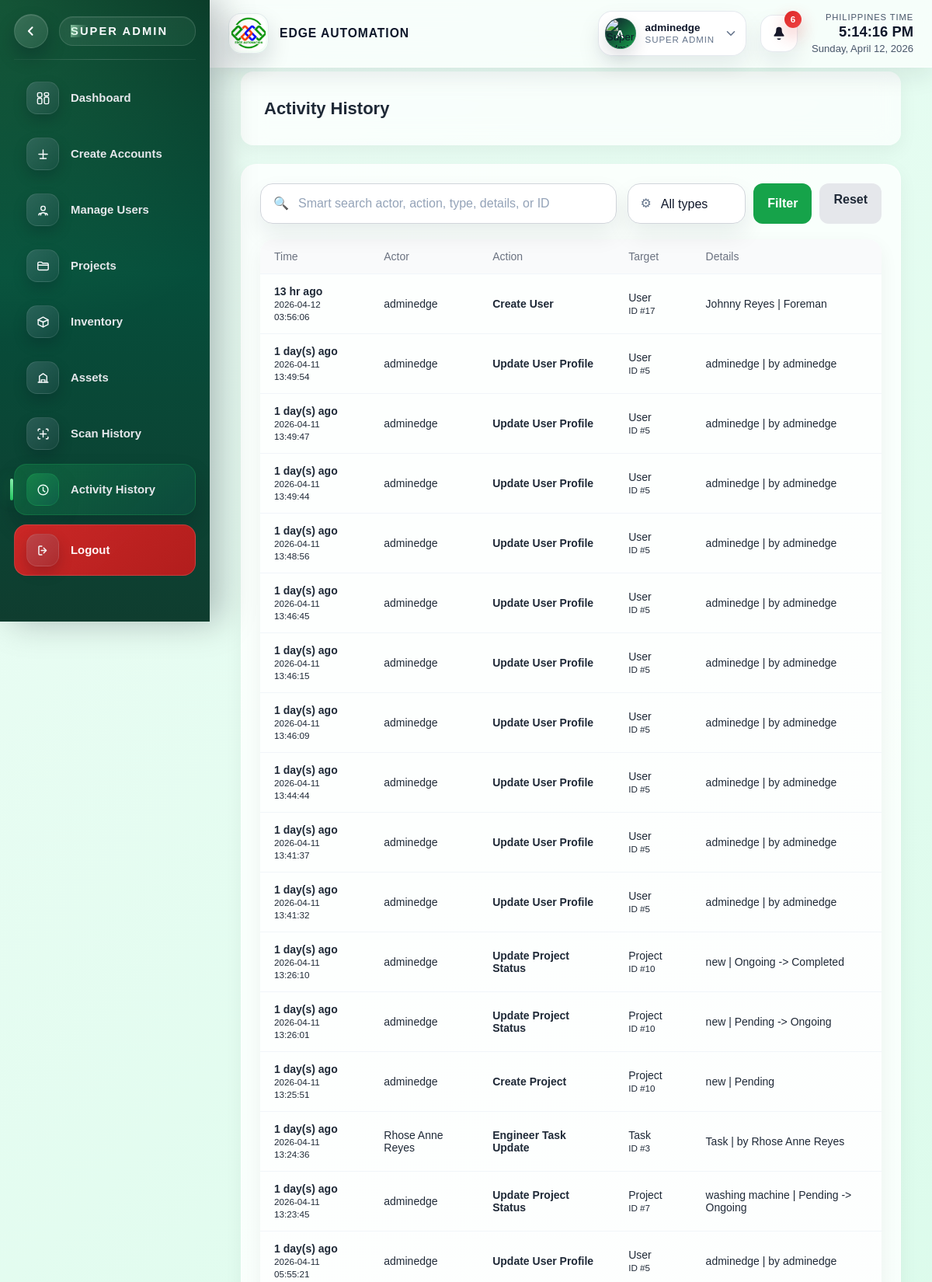
Screenshot of /SUPERADMIN/sidebar/activity_history.php (signed in, upper part) with the database file from the repository.
### tables this page shows
CREATE TABLE `projects` (
  `id` int(11) NOT NULL,
  `project_name` varchar(200) NOT NULL,
  `description` text DEFAULT NULL,
  `client_id` int(11) NOT NULL,
  `start_date` date DEFAULT NULL,
  `end_date` date DEFAULT NULL,
  `status` enum('draft','pending','ongoing','completed','on-hold','cancelled','archived') DEFAULT 'pending',
  `created_by` int(11) NOT NULL,
  `created_at` timestamp NOT NULL DEFAULT current_timestamp(),
  `updated_at` timestamp NOT NULL DEFAULT current_timestamp() ON UPDATE current_timestamp()
);

CREATE TABLE `audit_logs` (
  `id` int(11) NOT NULL,
  `user_id` int(11) DEFAULT NULL,
  `action` varchar(100) NOT NULL,
  `entity_type` varchar(50) NOT NULL,
  `entity_id` int(11) DEFAULT NULL,
  `old_values` longtext DEFAULT NULL CHECK (json_valid(`old_values`)),
  `new_values` longtext DEFAULT NULL CHECK (json_valid(`new_values`)),
  `ip_address` varchar(45) DEFAULT NULL,
  `created_at` timestamp NOT NULL DEFAULT current_timestamp()
);

CREATE TABLE `users` (
  `id` int(11) NOT NULL,
  `full_name` varchar(150) NOT NULL,
  `email` varchar(100) NOT NULL,
  `phone` varchar(20) DEFAULT NULL,
  `password` varchar(255) NOT NULL,
  `role` varchar(30) NOT NULL,
  `status` varchar(20) NOT NULL DEFAULT 'active',
  `failed_attempts` int(11) DEFAULT 0,
  `last_failed_login` datetime DEFAULT NULL,
  `created_at` timestamp NOT NULL DEFAULT current_timestamp(),
  `updated_at` timestamp NOT NULL DEFAULT current_timestamp() ON UPDATE current_timestamp(),
  `created_by` int(11) DEFAULT NULL,
  `reset_token` varchar(255) DEFAULT NULL,
  `token_expiry` datetime DEFAULT NULL,
  `profile_photo_path` varchar(255) DEFAULT NULL,
  `profile_photo_data` longtext DEFAULT NULL,
  `profile_photo_mime` varchar(50) DEFAULT NULL
);

### SUPERADMIN/sidebar/activity_history.php (the view, shortened to what the rows shown need)
<?php
require_once __DIR__ . '/../../config/database.php';
require_once __DIR__ . '/../../config/audit_log.php';
function activity_history_relative_time(?string $dateTime): string {
    try {
        $date = new DateTimeImmutable($dateTime);
        $now = new DateTimeImmutable();
        $diff = $now->getTimestamp() - $date->getTimestamp();
        if ($diff < 86400) {
            return floor($diff / 3600) . ' hr ago';
        }
        if ($diff < 604800) {
            return floor($diff / 86400) . ' day(s) ago';
        }
        return $date->format('M d, Y g:i A');
    } catch (Throwable $exception) {
        return (string)$dateTime;
    }
}
function activity_history_decode_payload(?string $payload): array {
    if (!$payload) {
        return [];
    }
    $decoded = json_decode($payload, true);
    return is_array($decoded) ? $decoded : [];
}
function activity_history_action_label(string $action): string {
    return ucwords(str_replace('_', ' ', $action));
}
function activity_history_build_details(array $entry): string {
    $action = (string)($entry['action'] ?? 'activity');
    $entityType = (string)($entry['entity_type'] ?? 'record');
    $actorName = (string)($entry['actor_name'] ?? 'System');
    $oldValues = activity_history_decode_payload($entry['old_values'] ?? null);
    $newValues = activity_history_decode_payload($entry['new_values'] ?? null);
    if ($action === 'create_user') {
        return ($newValues['full_name'] ?? 'Unknown user') . ' | ' . ucwords(str_replace('_', ' ', (string)($newValues['role'] ?? 'user')));
    }
    if ($action === 'update_user_profile') {
        return ($newValues['full_name'] ?? 'User record updated') . ' | by ' . $actorName;
    }
    if ($action === 'create_project') {
        return (string)($newValues['project_name'] ?? 'New project') . ' | ' . ucfirst((string)($newValues['status'] ?? 'pending'));
    }
    if ($action === 'update_project_status') {
        return (string)($newValues['project_name'] ?? 'Project') . ' | ' . ucfirst((string)($oldValues['status'] ?? '')) . ' -> ' . ucfirst((string)($newValues['status'] ?? ''));
    }
    if ($action === 'add_task') {
        return (string)($newValues['task_name'] ?? 'Task') . ' | ' . (string)($newValues['project_name'] ?? 'Project');
    }
    if ($action === 'deploy_inventory_to_project' || $action === 'return_project_inventory' || $action === 'create_inventory_item' || $action === 'update_inventory_item') {
        return (string)($newValues['asset_name'] ?? 'Inventory item') . ' | Qty ' . (int)($newValues['quantity'] ?? 0);
    }
    return ucfirst($entityType) . ' | by ' . $actorName;
}
$activityRows = [];
if (function_exists('audit_log_table_exists') ? audit_log_table_exists($conn) : true) {
    $sql = "SELECT
                l.id,
                l.created_at,
                l.action,
                l.entity_type,
                l.entity_id,
                l.old_values,
                l.new_values,
                actor.full_name AS actor_name
            FROM audit_logs l
            LEFT JOIN users actor ON actor.id = l.user_id
            WHERE 1 = 1";
    $sql .= ' ORDER BY l.created_at DESC LIMIT 300';
    $stmt = $conn->prepare($sql);
    if ($stmt) {
        $stmt->execute();
        $result = $stmt->get_result();
        if ($result) {
            $activityRows = $result->fetch_all(MYSQLI_ASSOC);
        }
    }
}
?>
<!DOCTYPE html>
<html lang="en">
<head>
    <link rel="stylesheet" href="../css/super_admin_dashboard.css">
</head>
<body>
<div class="container">
    <?php include __DIR__ . '/../sidebar_super_admin.php'; ?>
    <main class="main-content scan-history-content">
        <div class="header page-header-card">
            <div class="header-copy">
                <h1>Activity History</h1>
            </div>
        </div>
        <section class="dashboard-panel activity-history-panel">
            <div class="table-wrapper">
                <table class="responsive-table mobile-card-table">
                    <thead>
                        <tr>
                            <th>Time</th>
                            <th>Actor</th>
                            <th>Action</th>
                            <th>Target</th>
                            <th>Details</th>
                        </tr>
                    </thead>
                    <tbody>
                        <?php if (count($activityRows) === 0): ?>
                            <tr>
                                <td colspan="5" class="table-empty-cell">No activity history matched your filters.</td>
                            </tr>
                        <?php else: ?>
                            <?php foreach ($activityRows as $row): ?>
                                <tr>
                                    <td data-label="Time">
                                        <strong><?php echo htmlspecialchars(activity_history_relative_time((string)($row['created_at'] ?? ''))); ?></strong><br>
                                        <small><?php echo htmlspecialchars((string)($row['created_at'] ?? '')); ?></small>
                                    </td>
                                    <td data-label="Actor"><?php echo htmlspecialchars((string)($row['actor_name'] ?: 'System')); ?></td>
                                    <td data-label="Action">
                                        <strong><?php echo htmlspecialchars(activity_history_action_label((string)($row['action'] ?? 'activity'))); ?></strong>
                                    </td>
                                    <td data-label="Target">
                                        <span><?php echo htmlspecialchars(ucwords(str_replace('_', ' ', (string)($row['entity_type'] ?? 'Record')))); ?></span><br>
                                        <small>
                                            <?php echo !empty($row['entity_id']) ? 'ID #' . (int)$row['entity_id'] : 'No linked ID'; ?>
                                        </small>
                                    </td>
                                    <td data-label="Details"><?php echo htmlspecialchars(activity_history_build_details($row)); ?></td>
                                </tr>
                            <?php endforeach; ?>
                        <?php endif; ?>
                    </tbody>
                </table>
            </div>
        </section>
    </main>
</div>
</body>
</html>

### SUPERADMIN/sidebar_super_admin.php (shortened to what the rows shown need)
<?php
if (!function_exists('super_admin_fetch_notification_data')) {
    function super_admin_fetch_notification_data(mysqli $conn): array {
        $projectRiskCount = 0;
        $stockAlertCount = 0;
        $inactiveAssignmentCount = 0;
        $projectRiskAlerts = [];
        $stockAlerts = [];
        $inactiveAssignmentAlerts = [];
        $recentActivity = [];
        $projectRiskCountResult = $conn->query(
            "SELECT COUNT(*) AS total
             FROM projects p
             LEFT JOIN (
                 SELECT
                     project_id,
                     SUM(CASE WHEN status IN ('pending', 'ongoing', 'delayed') THEN 1 ELSE 0 END) AS open_tasks,
                     SUM(CASE WHEN status = 'delayed' THEN 1 ELSE 0 END) AS delayed_tasks
                 FROM tasks
                 GROUP BY project_id
             ) task_totals ON task_totals.project_id = p.id
             WHERE p.status IN ('pending', 'ongoing', 'on-hold')
             AND (
                 COALESCE(task_totals.delayed_tasks, 0) > 0
                 OR (p.end_date IS NOT NULL AND p.end_date < CURDATE())
             )"
        );
        if ($projectRiskCountResult) {
            $projectRiskCount = (int)(($projectRiskCountResult->fetch_assoc()['total'] ?? 0));
        }
        $projectRiskResult = $conn->query(
            "SELECT
                p.id,
                p.project_name,
                p.status,
                p.end_date,
                COALESCE(task_totals.delayed_tasks, 0) AS delayed_tasks
             FROM projects p
             LEFT JOIN (
                 SELECT
                     project_id,
                     SUM(CASE WHEN status = 'delayed' THEN 1 ELSE 0 END) AS delayed_tasks
                 FROM tasks
                 GROUP BY project_id
             ) task_totals ON task_totals.project_id = p.id
             WHERE p.status IN ('pending', 'ongoing', 'on-hold')
             AND (
                 COALESCE(task_totals.delayed_tasks, 0) > 0
                 OR (p.end_date IS NOT NULL AND p.end_date < CURDATE())
             )
             ORDER BY COALESCE(task_totals.delayed_tasks, 0) DESC, p.end_date ASC, p.updated_at DESC
             LIMIT 4"
        );
        if ($projectRiskResult) {
            $projectRiskAlerts = $projectRiskResult->fetch_all(MYSQLI_ASSOC);
        }
        $stockCountResult = $conn->query(
            "SELECT COUNT(*) AS total
             FROM inventory
             WHERE status IN ('low-stock', 'out-of-stock')"
        );
        if ($stockCountResult) {
            $stockAlertCount = (int)(($stockCountResult->fetch_assoc()['total'] ?? 0));
        }
        $stockResult = $conn->query(
            "SELECT a.asset_name, i.quantity, i.min_stock, i.status
             FROM inventory i
             INNER JOIN assets a ON a.id = i.asset_id
             WHERE i.status IN ('low-stock', 'out-of-stock')
             ORDER BY FIELD(i.status, 'out-of-stock', 'low-stock'), i.quantity ASC, a.asset_name ASC
             LIMIT 4"
        );
        if ($stockResult) {
            $stockAlerts = $stockResult->fetch_all(MYSQLI_ASSOC);
        }
        $inactiveCountResult = $conn->query(
            "SELECT COUNT(*) AS total
             FROM (
                 SELECT u.id
                 FROM users u
                 LEFT JOIN project_assignments pa ON pa.engineer_id = u.id
                 LEFT JOIN projects p ON p.id = pa.project_id AND p.status IN ('pending', 'ongoing', 'on-hold')
                 WHERE u.status = 'inactive'
                 AND u.role IN ('engineer', 'foreman', 'client')
                 GROUP BY u.id
                 HAVING COUNT(DISTINCT p.id) > 0
             ) flagged_users"
        );
        if ($inactiveCountResult) {
            $inactiveAssignmentCount = (int)(($inactiveCountResult->fetch_assoc()['total'] ?? 0));
        }
        $inactiveResult = $conn->query(
            "SELECT
                u.full_name,
                u.role,
                COUNT(DISTINCT p.id) AS active_projects
             FROM users u
             LEFT JOIN project_assignments pa ON pa.engineer_id = u.id
             LEFT JOIN projects p ON p.id = pa.project_id AND p.status IN ('pending', 'ongoing', 'on-hold')
             WHERE u.status = 'inactive'
             AND u.role IN ('engineer', 'foreman', 'client')
             GROUP BY u.id, u.full_name, u.role
             HAVING active_projects > 0
             ORDER BY active_projects DESC, u.full_name ASC
             LIMIT 4"
        );
        if ($inactiveResult) {
            $inactiveAssignmentAlerts = $inactiveResult->fetch_all(MYSQLI_ASSOC);
        }
        $hasAuditTable = function_exists('audit_log_table_exists')
            ? audit_log_table_exists($conn)
            : super_admin_sidebar_table_exists($conn, 'audit_logs');
        if ($hasAuditTable) {
            $recentActivityResult = $conn->query(
                "SELECT
                    l.created_at,
                    l.action,
                    l.entity_type,
                    actor.full_name AS actor_name
                 FROM audit_logs l
                 LEFT JOIN users actor ON actor.id = l.user_id
                 ORDER BY l.created_at DESC
                 LIMIT 4"
            );
            if ($recentActivityResult) {
                $recentActivity = $recentActivityResult->fetch_all(MYSQLI_ASSOC);
            }
        }
        return [
            'project_risk_count' => $projectRiskCount,
            'stock_alert_count' => $stockAlertCount,
            'inactive_assignment_count' => $inactiveAssignmentCount,
            'urgent_count' => $projectRiskCount,
            'project_risk_alerts' => $projectRiskAlerts,
            'stock_alerts' => $stockAlerts,
            'inactive_assignment_alerts' => $inactiveAssignmentAlerts,
            'recent_activity' => $recentActivity,
        ];
    }
}
$superAdminNotificationData = isset($conn) && $conn instanceof mysqli
    ? super_admin_fetch_notification_data($conn)
    : [
        'project_risk_count' => 0,
        'stock_alert_count' => 0,
        'inactive_assignment_count' => 0,
        'urgent_count' => 0,
        'project_risk_alerts' => [],
        'stock_alerts' => [],
        'inactive_assignment_alerts' => [],
        'recent_activity' => [],
    ];
?>
<header class="global-topbar" aria-live="polite">
    <div class="global-topbar__actions">
        <div class="topbar-notifications" data-notification-root>
            <button
                id="topbarNotificationToggle"
                class="topbar-notifications__toggle"
                type="button"
                aria-label="Open notifications"
                aria-controls="topbarNotificationDropdown"
                aria-expanded="false"
            >
                <span class="topbar-notifications__icon" aria-hidden="true">
                    <svg viewBox="0 0 24 24" focusable="false">
                        <path d="M12 3a4 4 0 0 0-4 4v1.1a7 7 0 0 1-1.52 4.33L5 14.5V16h14v-1.5l-1.48-2.07A7 7 0 0 1 16 8.1V7a4 4 0 0 0-4-4Zm0 18a3 3 0 0 0 2.83-2H9.17A3 3 0 0 0 12 21Z" fill="currentColor"/>
                    </svg>
                </span>
                <?php if (($superAdminNotificationData['urgent_count'] ?? 0) > 0): ?>
                    <span class="topbar-notifications__badge">
                        <?php echo $superAdminNotificationData['urgent_count'] > 99 ? '99+' : (int)$superAdminNotificationData['urgent_count']; ?>
                    </span>
                <?php endif; ?>
            </button>
        </div>
    </div>
</header>

### rows the page displays
projects: id "6"
audit_logs: created_at "13 hr ago", created_at "2026-04-12 03:56:06", user.full_name "adminedge", action "Create User", entity_type "User", entity "17", new_values "Johnny Reyes | Foreman"
audit_logs: created_at "1 day(s) ago", created_at "2026-04-11 13:49:54", user.full_name "adminedge", action "Update User Profile", entity_type "User", entity "5", new_values.full_name "adminedge | by adminedge"
audit_logs: created_at "1 day(s) ago", created_at "2026-04-11 13:49:47", user.full_name "adminedge", action "Update User Profile", entity_type "User", entity "5", new_values.full_name "adminedge | by adminedge"
audit_logs: created_at "1 day(s) ago", created_at "2026-04-11 13:49:44", user.full_name "adminedge", action "Update User Profile", entity_type "User", entity "5", new_values.full_name "adminedge | by adminedge"
audit_logs: created_at "1 day(s) ago", created_at "2026-04-11 13:48:56", user.full_name "adminedge", action "Update User Profile", entity_type "User", entity "5", new_values.full_name "adminedge | by adminedge"
audit_logs: created_at "1 day(s) ago", created_at "2026-04-11 13:46:45", user.full_name "adminedge", action "Update User Profile", entity_type "User", entity "5", new_values.full_name "adminedge | by adminedge"
audit_logs: created_at "1 day(s) ago", created_at "2026-04-11 13:46:15", user.full_name "adminedge", action "Update User Profile", entity_type "User", entity "5", new_values.full_name "adminedge | by adminedge"
audit_logs: created_at "1 day(s) ago", created_at "2026-04-11 13:46:09", user.full_name "adminedge", action "Update User Profile", entity_type "User", entity "5", new_values.full_name "adminedge | by adminedge"
audit_logs: created_at "1 day(s) ago", created_at "2026-04-11 13:44:44", user.full_name "adminedge", action "Update User Profile", entity_type "User", entity "5", new_values.full_name "adminedge | by adminedge"
audit_logs: created_at "1 day(s) ago", created_at "2026-04-11 13:41:37", user.full_name "adminedge", action "Update User Profile", entity_type "User", entity "5", new_values.full_name "adminedge | by adminedge"
audit_logs: created_at "1 day(s) ago", created_at "2026-04-11 13:41:32", user.full_name "adminedge", action "Update User Profile", entity_type "User", entity "5", new_values.full_name "adminedge | by adminedge"
audit_logs: created_at "1 day(s) ago", created_at "2026-04-11 13:26:10", user.full_name "adminedge", action "Update Project Status", entity_type "Project", entity "10", activity_history_build_details($row) "new | Ongoing -> Completed"
audit_logs: created_at "1 day(s) ago", created_at "2026-04-11 13:26:01", user.full_name "adminedge", action "Update Project Status", entity_type "Project", entity "10", activity_history_build_details($row) "new | Pending -> Ongoing"
audit_logs: created_at "1 day(s) ago", created_at "2026-04-11 13:25:51", user.full_name "adminedge", action "Create Project", entity_type "Project", entity "10", new_values "new | Pending"
audit_logs: created_at "1 day(s) ago", created_at "2026-04-11 13:24:36", user.full_name "Rhose Anne Reyes", action "Engineer Task Update", entity_type "Task", entity "3", entity_type.full_name "Task | by Rhose Anne Reyes"
audit_logs: created_at "1 day(s) ago", created_at "2026-04-11 13:23:45", user.full_name "adminedge", action "Update Project Status", entity_type "Project", entity "7", activity_history_build_details($row) "washing machine | Pending -> Ongoing"
audit_logs: created_at "1 day(s) ago", created_at "2026-04-11 05:55:21", user.full_name "adminedge", action "Update User Profile", entity_type "User", entity "5", new_values.full_name "adminedge | by adminedge"

### other values shown
$superAdminProfileName "adminedge"
$superAdminProfileRole "SUPER ADMIN"
